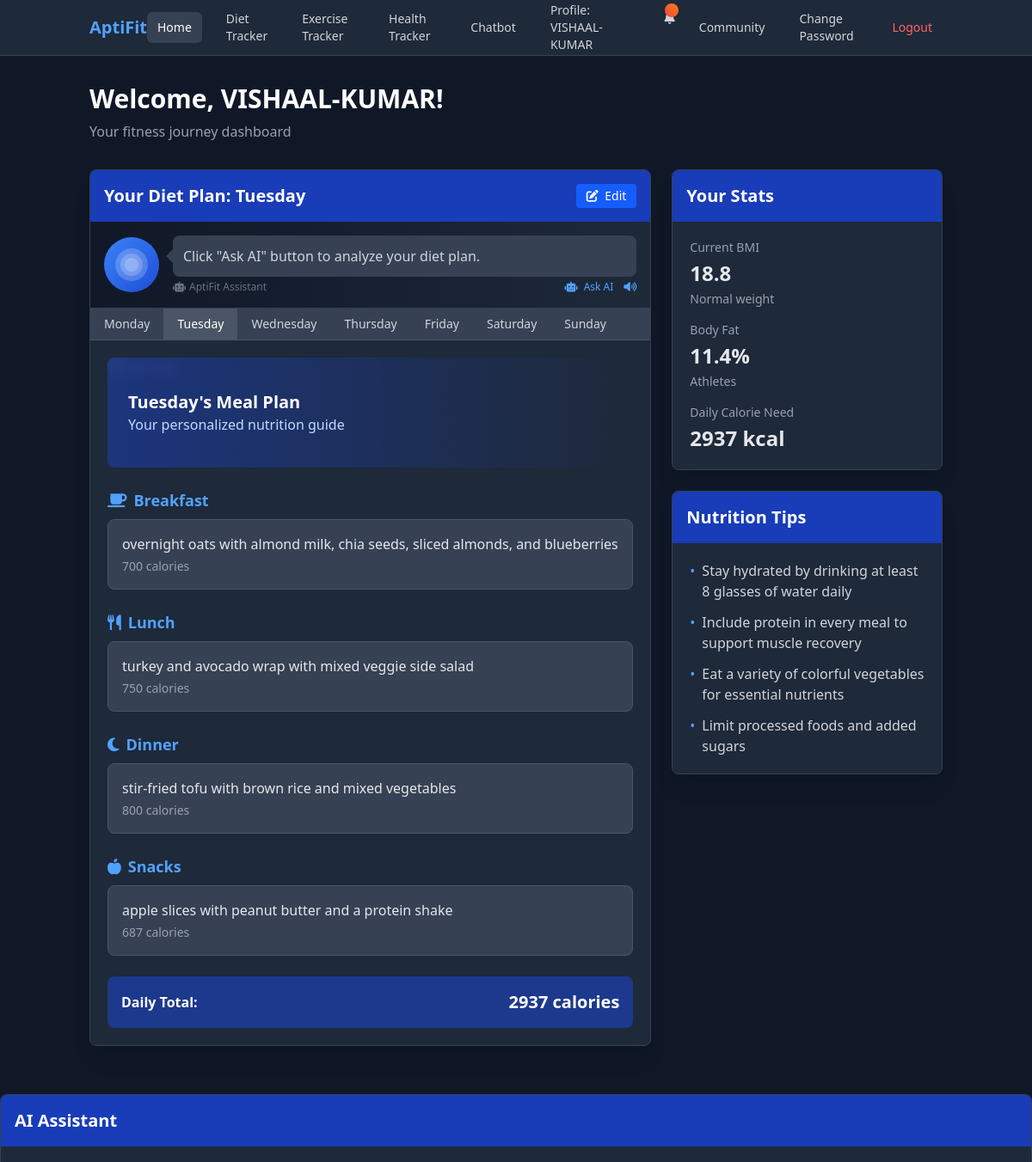
/index/ (signed in, upper part), run on an earlier commit of the app's database.
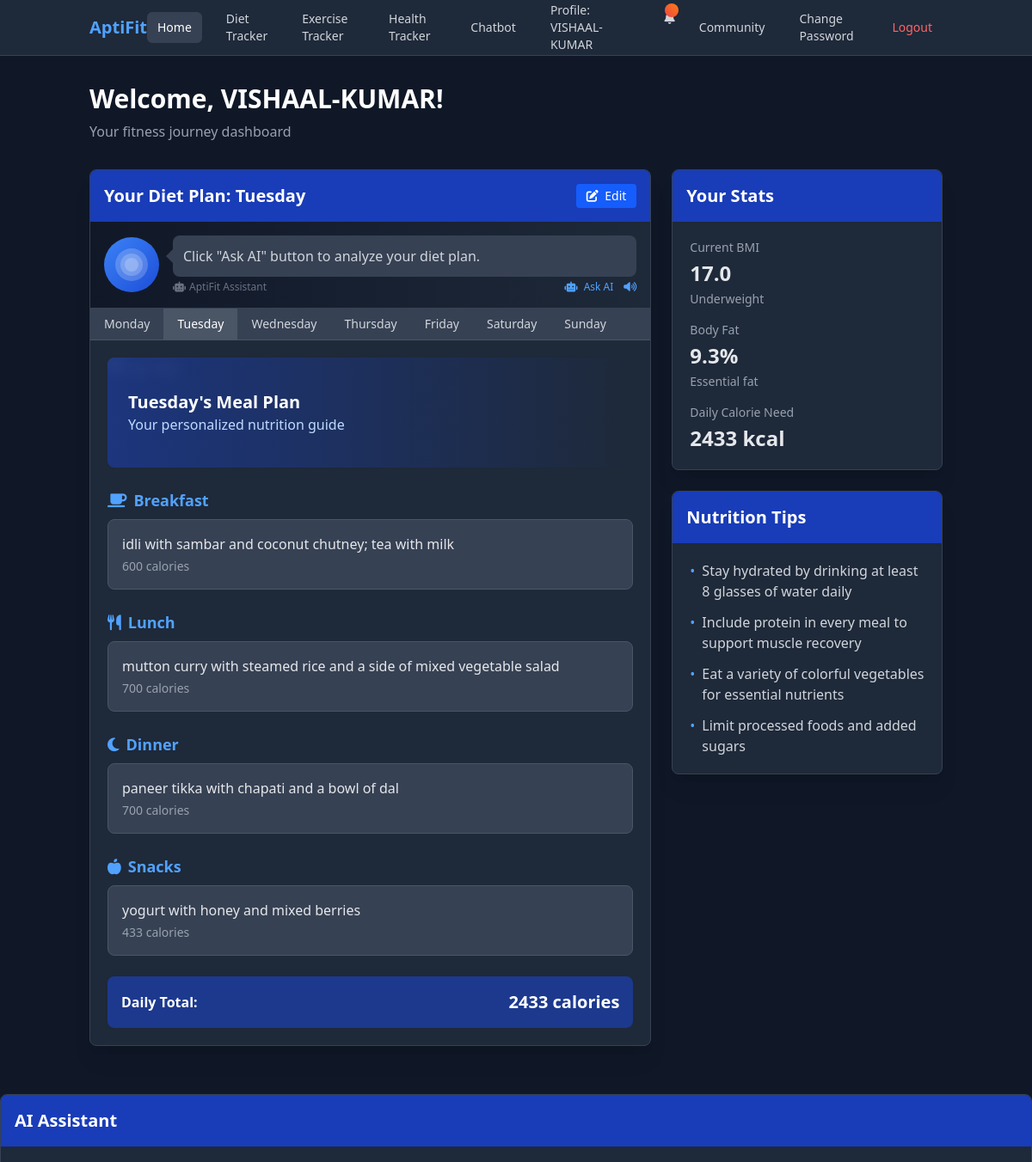
And on a later commit of the database.
### fitness/models.py (models this page shows, shortened)
class DailyDietPlan(models.Model):
    DAYS_OF_WEEK = [
        ('monday', 'Monday'),
        ('tuesday', 'Tuesday'),
        ('wednesday', 'Wednesday'),
        ('thursday', 'Thursday'),
        ('friday', 'Friday'),
        ('saturday', 'Saturday'),
        ('sunday', 'Sunday'),
    ]
    diet_plan = models.ForeignKey(
        DietPlan, related_name='daily_plans', on_delete=models.CASCADE)
    day_of_week = models.CharField(max_length=10, choices=DAYS_OF_WEEK)
    breakfast = models.TextField(blank=True, null=True)
    breakfast_calories = models.IntegerField(blank=True, null=True)
    lunch = models.TextField(blank=True, null=True)
    lunch_calories = models.IntegerField(blank=True, null=True)
    dinner = models.TextField(blank=True, null=True)
    dinner_calories = models.IntegerField(blank=True, null=True)
    snacks = models.TextField(blank=True, null=True)
    snacks_calories = models.IntegerField(blank=True, null=True)
    class Meta:
        unique_together = ['diet_plan', 'day_of_week']
    @property
    def total_calories(self):
        total = 0
        if self.breakfast_calories:
            total += self.breakfast_calories
        if self.lunch_calories:
            total += self.lunch_calories
        if self.dinner_calories:
            total += self.dinner_calories
        if self.snacks_calories:
            total += self.snacks_calories
        return total if total > 0 else None

### fitness/views.py (the view)
# urls.py: path("index/", views.index, name="index"),
@login_required
def index(request):
    import datetime
    day_param = request.GET.get('day')
    if day_param:
        current_day = day_param.lower()
    else:
        current_day = datetime.datetime.now().strftime('%A').lower()
    try:
        diet_plan = DietPlan.objects.get(user=request.user)
        daily_plan = diet_plan.get_day_plan(current_day)
    except DietPlan.DoesNotExist:
        diet_plan = None
        daily_plan = None
    user_profile = request.user.userprofile
    bmi = user_profile.bmi
    body_fat = user_profile.body_fat
    daily_calories = user_profile.daily_calorie_needs
    notification_preference = request.user.userprofile.notification_preference
    diet_notification = None
    exercise_notification = None
    if notification_preference == 'daily':
        import datetime
        current_weekday = datetime.datetime.now().strftime('%A').lower()
        diet_notification = f"Remember to follow your {current_day} diet plan!"
        if hasattr(request.user, 'exerciseplan'):
            exercise_plan = request.user.exerciseplan
            today_exercise = None
            for day in exercise_plan.days.all():
                if day.day.lower() == current_weekday:
                    today_exercise = day
                    break
            if today_exercise:
                exercise_notification = {
                    'message': f"Don't forget today's {today_exercise.focus} workout! ({today_exercise.duration})",
                    'timestamp': 'Today'
                }
            else:
                exercise_notification = {
                    'message': "Remember to check your exercise plan for today!",
                    'timestamp': 'Today'
                }
    notifications = request.session.get('notifications', [])
    unread_notifications = [
        n for n in notifications if not n.get('read', False)]
    has_unread = len(unread_notifications) > 0
    if has_unread:
        for notification in notifications:
            notification['read'] = True
        request.session.modified = True
    context = {
        'diet_plan': diet_plan,
        'daily_plan': daily_plan,
        'current_day': current_day.title(),  # Capitalize for display
        'days_of_week': DailyDietPlan.DAYS_OF_WEEK,
        'bmi': bmi,
        'bmi_category': user_profile.bmi_category,
        'body_fat': body_fat,
        'body_fat_category': user_profile.body_fat_category,
        'daily_calories': daily_calories,
        'diet_notification': diet_notification,
        'exercise_notification': exercise_notification,
        'notification_preference': notification_preference,
        'notifications': notifications,
    }
    has_notifications = diet_notification is not None or exercise_notification is not None
    context['has_notifications'] = has_notifications
    if notifications:
        context['notification_count'] = len(
            notifications) + (1 if exercise_notification else 0)
    elif has_notifications:
        context['notification_count'] = (
            1 if diet_notification else 0) + (1 if exercise_notification else 0)
    return render(request, 'fitness/index.html', context)

### fitness/models.py (called while the page is built)
    @property
    def bmi(self):
        if self.height and self.weight:
            height_m = self.height / 100
            return round(self.weight / (height_m * height_m), 1)
        return None

    @property
    def bmi_category(self):
        bmi = self.bmi
        if bmi is None:
            return None
        elif bmi < 18.5:
            return "Underweight"
        elif bmi < 25:
            return "Normal weight"
        elif bmi < 30:
            return "Overweight"
        else:
            return "Obese"

    @property
    def body_fat(self):
        bmi = self.bmi
        if bmi is None or not self.sex or not self.age:
            return None
        if self.sex.lower() == "male":
            return round(1.20 * bmi + 0.23 * self.age - 10.8 * 1 - 5.4, 1)
        else:
            return round(1.20 * bmi + 0.23 * self.age - 10.8 * 0 - 5.4, 1)

    def get_day_plan(self, day_of_week):
        try:
            return self.daily_plans.get(day_of_week=day_of_week.lower())
        except DailyDietPlan.DoesNotExist:
            return None

### fitness/templates/fitness/index.html (shortened to what the changed rows need)
<!DOCTYPE html>
<html lang="en">
  <head>
    <script src="https://cdn.jsdelivr.net/npm/@tailwindcss/browser@4"></script>
    <link rel="stylesheet" href="https://cdnjs.cloudflare.com/ajax/libs/font-awesome/6.4.0/css/all.min.css">
  </head>
  <body class="bg-gray-900 min-h-screen text-gray-200">
    <div class="container mx-auto px-4 py-8">
      <div class="mb-8">
        <h1 class="text-3xl font-bold text-white mb-2">Welcome, {{ user.username }}!</h1>
      </div>
      <div class="grid grid-cols-1 lg:grid-cols-3 gap-6">
        <div class="lg:col-span-2">
          <div class="bg-gray-800 rounded-lg shadow-xl border border-gray-700 overflow-hidden">
            <div class="bg-blue-800 text-white p-4 flex justify-between items-center">
              <h2 class="text-xl font-bold">Your Diet Plan: {{ current_day }}</h2>
            </div>
            <div class="p-5">
              {% if daily_plan %}
                <div class="relative rounded-lg overflow-hidden mb-6 h-32">
                  <img src="https://3.imimg.com/data3/DY/IN/MY-1492311/diet-plan-500x500.jpg"
                       alt="Diet Plan" class="w-full h-full object-cover blur-sm opacity-40">
                  <div class="absolute inset-0 bg-gradient-to-r from-blue-900/80 to-transparent"></div>
                  <div class="absolute inset-0 flex items-center p-6">
                    <div>
                      <h3 class="text-xl font-bold text-white">{{ current_day }}'s Meal Plan</h3>
                      <p class="text-blue-200">Your personalized nutrition guide</p>
                    </div>
                  </div>
                </div>
                <div class="space-y-6">
                  <div class="space-y-2">
                    <h3 class="text-lg font-semibold text-blue-400 flex items-center">
                      <i class="fas fa-coffee mr-2"></i>Breakfast
                    </h3>
                    <div class="bg-gray-700 p-4 rounded-lg border border-gray-600">
                      {% if daily_plan.breakfast %}
                        <p>{{ daily_plan.breakfast }}</p>
                        {% if daily_plan.breakfast_calories %}
                          <p class="text-sm text-gray-400 mt-1">{{ daily_plan.breakfast_calories }} calories</p>
                        {% endif %}
                      {% else %}
                        <p class="text-gray-400 italic">Ask the chatbot to generate a diet plan</p>
                      {% endif %}
                    </div>
                  </div>
                  <div class="space-y-2">
                    <h3 class="text-lg font-semibold text-blue-400 flex items-center">
                      <i class="fas fa-utensils mr-2"></i>Lunch
                    </h3>
                    <div class="bg-gray-700 p-4 rounded-lg border border-gray-600">
                      <p>{{ daily_plan.lunch|default:"No lunch specified" }}</p>
                      {% if daily_plan.lunch_calories %}
                        <p class="text-sm text-gray-400 mt-1">{{ daily_plan.lunch_calories }} calories</p>
                      {% endif %}
                    </div>
                  </div>
                  <div class="space-y-2">
                    <h3 class="text-lg font-semibold text-blue-400 flex items-center">
                      <i class="fas fa-moon mr-2"></i>Dinner
                    </h3>
                    <div class="bg-gray-700 p-4 rounded-lg border border-gray-600">
                      <p>{{ daily_plan.dinner|default:"No dinner specified" }}</p>
                      {% if daily_plan.dinner_calories %}
                        <p class="text-sm text-gray-400 mt-1">{{ daily_plan.dinner_calories }} calories</p>
                      {% endif %}
                    </div>
                  </div>
                  <div class="space-y-2">
                    <h3 class="text-lg font-semibold text-blue-400 flex items-center">
                      <i class="fas fa-apple-alt mr-2"></i>Snacks
                    </h3>
                    <div class="bg-gray-700 p-4 rounded-lg border border-gray-600">
                      <p>{{ daily_plan.snacks|default:"No snacks specified" }}</p>
                      {% if daily_plan.snacks_calories %}
                        <p class="text-sm text-gray-400 mt-1">{{ daily_plan.snacks_calories }} calories</p>
                      {% endif %}
                    </div>
                  </div>
                  {% if daily_plan.total_calories %}
                    <div class="bg-blue-900 p-4 rounded-lg text-white">
                      <div class="flex justify-between items-center">
                        <span class="font-semibold">Daily Total:</span>
                        <span class="font-bold text-xl">{{ daily_plan.total_calories }} calories</span>
                      </div>
                    </div>
                  {% endif %}
                </div>
              {% endif %}
            </div>
          </div>
        </div>
        <div class="lg:col-span-1">
          <div class="grid grid-cols-1 gap-6">
            <div class="bg-gray-800 rounded-lg shadow-xl border border-gray-700 overflow-hidden">
              <div class="bg-blue-800 text-white p-4">
                <h2 class="text-xl font-bold">Your Stats</h2>
              </div>
              <div class="p-5 space-y-4">
                {% if bmi %}
                  <div class="space-y-1">
                    <h3 class="text-sm font-medium text-gray-400">Current BMI</h3>
                    <p class="text-2xl font-bold">{{ bmi }}</p>
                    <p class="text-sm text-gray-400">{{ bmi_category }}</p>
                  </div>
                  <div class="space-y-1">
                    <h3 class="text-sm font-medium text-gray-400">Body Fat</h3>
                    <p class="text-2xl font-bold">{{ body_fat }}%</p>
                    <p class="text-sm text-gray-400">{{ body_fat_category }}</p>
                  </div>
                  <div class="space-y-1">
                    <h3 class="text-sm font-medium text-gray-400">Daily Calorie Need</h3>
                    <p class="text-2xl font-bold">{{ daily_calories }} kcal</p>
                  </div>
                {% endif %}
              </div>
            </div>
            <div class="bg-gray-800 rounded-lg shadow-xl border border-gray-700 overflow-hidden">
              <div class="bg-blue-800 text-white p-4">
                <h2 class="text-xl font-bold">Nutrition Tips</h2>
              </div>
            </div>
          </div>
        </div>
      </div>
    </div>
    <div class="bg-gray-800 rounded-lg shadow-xl border border-gray-700 overflow-hidden mt-6">
      <div class="bg-blue-800 text-white p-4">
        <h2 class="text-xl font-bold">AI Assistant</h2>
      </div>
    </div>
  </body>
</html>

What changed in the data, as far as the page shows it:
changed DailyDietPlan: breakfast "overnight oats with almond milk, chia seeds, sliced almonds, and blueberries" → "idli with sambar and coconut chutney; tea with milk"; breakfast_calories "700" → "600"; lunch "turkey and avocado wrap with mixed veggie side salad" → "mutton curry with steamed rice and a side of mixed vegetable salad"; lunch_calories "750" → "700"; dinner "stir-fried tofu with brown rice and mixed vegetables" → "paneer tikka with chapati and a bowl of dal"; dinner_calories "800" → "700"; snacks "apple slices with peanut butter and a protein shake" → "yogurt with honey and mixed berries"; snacks_calories "687" → "433"; total_calories "2937" → "2433"
Also different on the page:
{{ bmi }}: "18.8" → "17.0"
{{ bmi_category }}: "Normal weight" → "Underweight"
{{ body_fat }}: "11.4" → "9.3"
{{ body_fat_category }}: "Athletes" → "Essential fat"
{{ daily_calories }}: "2937" → "2433"
